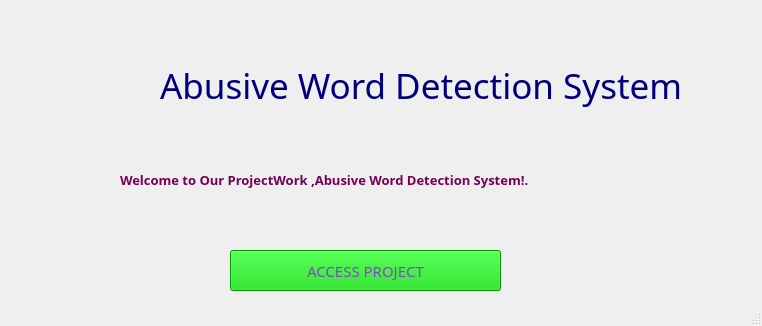
<?xml version="1.0" encoding="UTF-8"?>
<ui version="4.0">
 <class>DesignedWelWindow</class>
 <widget class="QMainWindow" name="DesignedWelWindow">
  <property name="geometry">
   <rect>
    <x>0</x>
    <y>0</y>
    <width>762</width>
    <height>326</height>
   </rect>
  </property>
  <property name="windowTitle">
   <string>This is a Welcome Page to You!</string>
  </property>
  <property name="windowIcon">
   <iconset resource="imicons.qrc">
    <normaloff>:/imcon/senti2.png</normaloff>:/imcon/senti2.png</iconset>
  </property>
  <widget class="QWidget" name="centralwidget">
   <widget class="QLabel" name="lbl_Heading">
    <property name="geometry">
     <rect>
      <x>160</x>
      <y>60</y>
      <width>541</width>
      <height>51</height>
     </rect>
    </property>
    <property name="font">
     <font>
      <family>MV Boli</family>
      <pointsize>26</pointsize>
     </font>
    </property>
    <property name="text">
     <string>&lt;html&gt;&lt;head/&gt;&lt;body&gt;&lt;p&gt;&lt;span style=&quot; color:#00007f;&quot;&gt;Abusive Word Detection System&lt;/span&gt;&lt;/p&gt;&lt;/body&gt;&lt;/html&gt;</string>
    </property>
   </widget>
   <widget class="QLabel" name="lbl_HeadIcon">
    <property name="geometry">
     <rect>
      <x>40</x>
      <y>20</y>
      <width>121</width>
      <height>91</height>
     </rect>
    </property>
    <property name="styleSheet">
     <string notr="true">image:url(:/imcon/classify1.png)</string>
    </property>
    <property name="text">
     <string/>
    </property>
   </widget>
   <widget class="QLabel" name="lbl_welIcon">
    <property name="geometry">
     <rect>
      <x>620</x>
      <y>150</y>
      <width>51</width>
      <height>41</height>
     </rect>
    </property>
    <property name="styleSheet">
     <string notr="true">image:url(:/imcon/Icon9.jpg)</string>
    </property>
    <property name="text">
     <string/>
    </property>
   </widget>
   <widget class="QLabel" name="lbl_wel">
    <property name="geometry">
     <rect>
      <x>120</x>
      <y>160</y>
      <width>501</width>
      <height>41</height>
     </rect>
    </property>
    <property name="font">
     <font>
      <family>Lucida Calligraphy</family>
      <pointsize>11</pointsize>
     </font>
    </property>
    <property name="text">
     <string>&lt;html&gt;&lt;head/&gt;&lt;body&gt;&lt;p&gt;&lt;span style=&quot; font-size:10pt; font-weight:600; color:#740057;&quot;&gt;Welcome to Our ProjectWork ,Abusive Word Detection System!.&lt;/span&gt;&lt;/p&gt;&lt;/body&gt;&lt;/html&gt;</string>
    </property>
   </widget>
   <widget class="QPushButton" name="btnOpenMainWindow">
    <property name="geometry">
     <rect>
      <x>230</x>
      <y>250</y>
      <width>271</width>
      <height>41</height>
     </rect>
    </property>
    <property name="font">
     <font>
      <family>Lucida Calligraphy</family>
      <pointsize>11</pointsize>
     </font>
    </property>
    <property name="styleSheet">
     <string notr="true">
color: rgb(133, 66, 199);
background-color: rgb(0, 209, 0);</string>
    </property>
    <property name="text">
     <string>ACCESS PROJECT</string>
    </property>
    <property name="icon">
     <iconset resource="imicons.qrc">
      <normaloff>:/imcon/key1.png</normaloff>:/imcon/key1.png</iconset>
    </property>
   </widget>
  </widget>
  <widget class="QStatusBar" name="statusbar"/>
 </widget>
 <resources>
  <include location="imicons.qrc"/>
 </resources>
 <connections/>
</ui>
